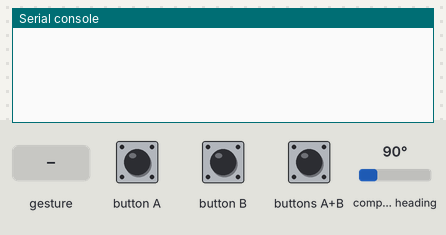
Bench run of a program on a simulated BBC micro:bit (MakeCode). Shown: the last lines printed to the serial console. The test bench sets the inputs (shaded band); at power-on: compass heading 90°. No radio messages arrive unless stated (any console line starting 'radio sent:' is added by the test bench); a tilt is held for 1.5 s and a shake lasts 1 s, then the board lies face up again; the compass is already calibrated.

Above: at 1.2 s.
1.3 s: compass heading set to 7°
At 2.8 s:
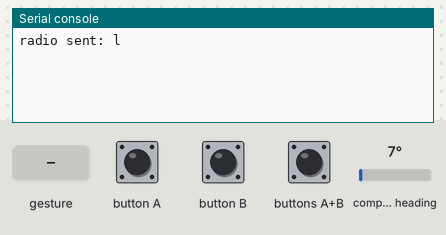
3.5 s: button A pressed for 1 s
6.0 s: button B pressed for 1 s
8.5 s: buttons A+B pressed for 1 s
11.0 s: gesture 'shake'
At 11.41 s:
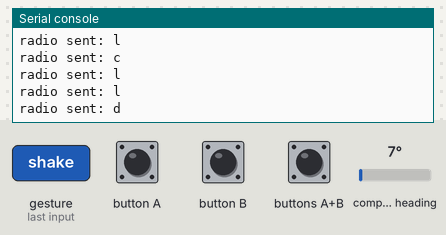

Measured:
- after the input at 1.3 s, the serial console: prints a new line after 0.72 s (image 1)
- after the input at 11.0 s, the serial console: prints a new line after 0.20 s (image 2)

The program:

main.ts
```typescript
input.onGesture(Gesture.Shake, function () {
    radio.sendString("d")
})
let bigger = 0
radio.setGroup(123)
let setup = input.compassHeading()
let setupR = input.compassHeading() + 180
let setupL = input.compassHeading() - 180
if (setupR > 360) {
    setupR += -360
}
if (setupL < 0) {
    setupL += 360
}
if (0 < setup - setupR) {
    bigger = 1
} else {
    bigger = 0
}
basic.forever(function () {
    basic.pause(1000)
    if (input.buttonIsPressed(Button.AB)) {
        radio.sendString("c")
        basic.pause(100)
    } else if (input.buttonIsPressed(Button.B)) {
        radio.sendString("b")
        basic.pause(100)
    } else if (input.buttonIsPressed(Button.A)) {
        radio.sendString("a")
        basic.pause(100)
    }
    if (input.compassHeading() != setup) {
        if (bigger == 0) {
            if (input.compassHeading() < setup && input.compassHeading() > setupR) {
                radio.sendString("r")
            } else {
                radio.sendString("l")
            }
        } else if (bigger == 1) {
            if (input.compassHeading() > setup || input.compassHeading() < setupR) {
                radio.sendString("r")
            } else {
                radio.sendString("l")
            }
        }
    }
})
```

test.ts
```typescript
// 테스트는 여기로 이동합니다; 이 패키지가 확장으로 사용될 때 컴파일되지 않을 것 입니다.
```
